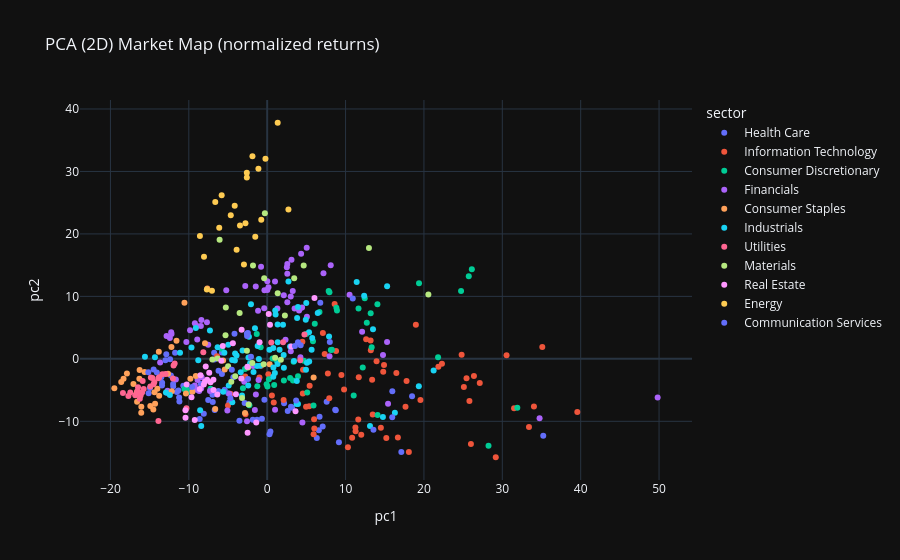
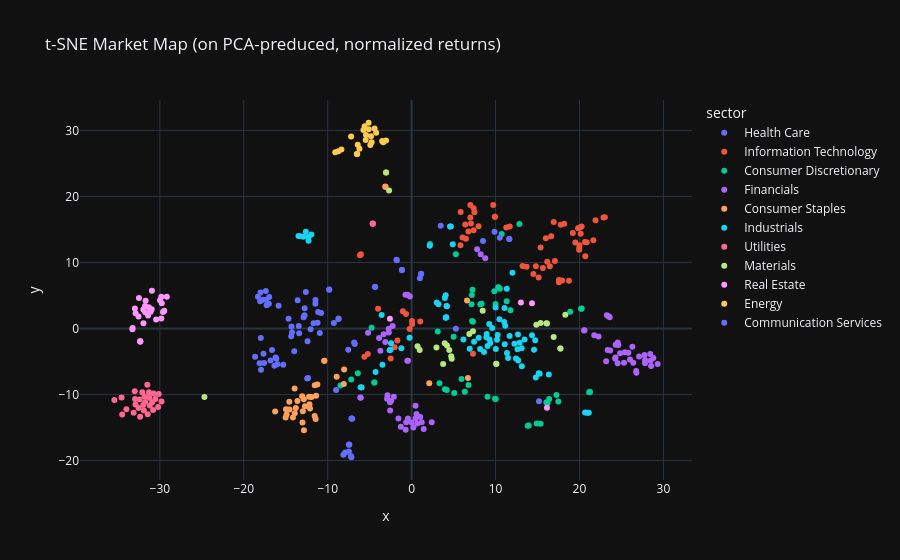

Source (notebook cell) for these figures, in order:
### Markdown cell above
## Part 4: The Market Map: Dimensionality Reduction (PCA & t-SNE)

**The Objective:** 
This is where we enter the "Black Magic" of quantitative research. Currently, your dataset has over 1000 dimensions (one for every every market day) and about 500 rows (one for every stock. If this is not yet the case, transpose your dataset). As humans, we cannot visualize 1000+-dimensional space. To find the "latent" structure of the market, we must use **Dimensionality Reduction**.

We will use two primary tools:
1.  **PCA (Principal Component Analysis)** PCA may tell us what percentage of the market's movement is driven by a single "Market Factor" (The first Principal Component).
2.  **t-SNE (t-Distributed Stochastic Neighbor Embedding) or UMAP:** Non-linear techniques that are incredibly powerful for visualization. They attempt to keep "similar" stocks close together in 2D space, effectively creating a "Topographical Map" of the S&P 500.

### Your Tasks:
1.  **The Scree Plot:** Run PCA on your normalized returns. Plot the "Explained Variance Ratio." How many "components" does it take to explain 50% of the market's movement?
2.  **The 2D Projection:** Use **t-SNE** (or UMAP) to project the ~500 stocks into a 2-dimensional scatter plot. 
3.  **The Sector Overlay:** Color-code the dots in your scatter plot by their **GICS Sector** (Information Technology, Energy, etc.). 
4.  **Identify the Outliers:** Annotate the map (such that the name of a stock is revealed when the mouse hovers over it). Find the stocks that are "Socially Distancing" i.e. those that sit far away from their sector peers or in the middle of a different cluster entirely.

### Critical Thinking Questions:
*   **The Market Factor:** In your PCA analysis, you will likely find that the first component (PC1) explains a massive amount of variance. What do you think PC1 represents in the real world? (Hint: If every stock goes down at the same time, what is that called?)*   **Portfolios:** How would a portfolio based on PC1 be advantageous compared to a portfolio based on PC2 ? How would a portfolio based on PC2 be advantageous compared to a portfolio based on PC1 ? (Hint: think in terms of variance) 
*   **Linear vs. Non-Linear:** Compare your correlation clustermap from Part 3 with your t-SNE map here. Which one makes it easier to spot "anomalous" companies that don't belong with their peers?
*   **The "Misplaced" Stock:** If you see a "Technology" stock sitting deep inside the "Healthcare" cluster in your 2D map, does that necessarily mean your code is wrong, or is the market telling you something about that company's actual revenue stream?

---

### Code cell
########## Write your code in this cell ############
import numpy as np
import pandas as pd
import matplotlib.pyplot as plt

from sklearn.preprocessing import StandardScaler
from sklearn.decomposition import PCA
from sklearn.manifold import TSNE

import plotly.express as px


# -----------------------------
# PART 4 — DIMENSIONALITY REDUCTION: PCA + t-SNE
# -----------------------------

# 0) Preconditions
assert "prices" in globals(), "Run Part 1 first (needs 'prices')."
assert "ticker_to_sector" in globals(), "Run Part 1 first (needs 'ticker_to_sector')."

# 1) Compute returns (features over time)
returns = prices.pct_change().replace([np.inf, -np.inf], np.nan).dropna(how="all")
returns = returns.dropna(axis=0, how="any")

# Drop constant/near-constant columns to avoid degenerate behavior
std = returns.std()
returns = returns.loc[:, std > 1e-12]

print("Returns shape:", returns.shape)

# 2) Build stock-by-day matrix: rows = stocks, columns = days
X = returns.T  # (n_stocks, n_days)

tickers_used = X.index.tolist()
sectors_used = [ticker_to_sector.get(t, "Unknown") for t in tickers_used]

# Ensure numeric matrix (should already be numeric)
X = X.replace([np.inf, -np.inf], np.nan).fillna(0.0)

# 3) Standardize features (days)
scaler = StandardScaler(with_mean=True, with_std=True)
X_scaled = scaler.fit_transform(X)

# -----------------------------
# PCA
# -----------------------------
pca = PCA()
X_pca = pca.fit_transform(X_scaled)

expl = pca.explained_variance_ratio_
cum = np.cumsum(expl)

# How many components explain 50% and 80% of variance?
k50 = int(np.argmax(cum >= 0.50) + 1)
k80 = int(np.argmax(cum >= 0.80) + 1)
print(f"PCA components for 50% variance: {k50}")
print(f"PCA components for 80% variance: {k80}")

# Scree / cumulative explained variance plot
plt.figure(figsize=(10, 4))
plt.plot(cum)
plt.axhline(0.50, linestyle="--")
plt.axhline(0.80, linestyle="--")
plt.axvline(k50, linestyle="--")
plt.axvline(k80, linestyle="--")
plt.title("PCA Cumulative Explained Variance")
plt.xlabel("Number of components")
plt.ylabel("Cumulative explained variance")
plt.tight_layout()
plt.show()

# Optional: 2D PCA scatter (often helpful to compare with t-SNE)
pca2 = PCA(n_components=2, random_state=42)
Z_pca2 = pca2.fit_transform(X_scaled)

pca_df = pd.DataFrame({
    "ticker": tickers_used,
    "sector": sectors_used,
    "pc1": Z_pca2[:, 0],
    "pc2": Z_pca2[:, 1],
})

fig = px.scatter(
    pca_df,
    x="pc1", y="pc2",
    color="sector",
    hover_name="ticker",
    title="PCA (2D) Market Map (normalized returns)"
)
fig.show()


# -----------------------------
# t-SNE (use PCA pre-reduction for stability & speed)
# -----------------------------
# Pre-reduce to at most 50 PCs (or smaller if you have fewer stocks/days)
n_pre = min(50, X_scaled.shape[1], X_scaled.shape[0] - 1)
pca_pre = PCA(n_components=n_pre, random_state=42)
X_pre = pca_pre.fit_transform(X_scaled)

tsne = TSNE(
    n_components=2,
    perplexity=30,
    init="pca",
    learning_rate="auto",
    random_state=42
)
Z_tsne = tsne.fit_transform(X_pre)

tsne_df = pd.DataFrame({
    "ticker": tickers_used,
    "sector": sectors_used,
    "x": Z_tsne[:, 0],
    "y": Z_tsne[:, 1],
})

fig = px.scatter(
    tsne_df,
    x="x", y="y",
    color="sector",
    hover_name="ticker",
    title="t-SNE Market Map (on PCA-preduced, normalized returns)"
)
fig.show()


# -----------------------------
# “Socially distancing” outliers: far from sector centroid in t-SNE space
# -----------------------------
centroids = tsne_df.groupby("sector")[["x", "y"]].mean()
tsne_df = tsne_df.join(centroids, on="sector", rsuffix="_c")

tsne_df["dist_to_sector"] = np.sqrt(
    (tsne_df["x"] - tsne_df["x_c"])**2 + (tsne_df["y"] - tsne_df["y_c"])**2
)

print("Top 15 sector outliers (largest distance to sector centroid):")
display(tsne_df.sort_values("dist_to_sector", ascending=False)[["ticker", "sector", "dist_to_sector"]].head(15))

### Figure 1 — Plotly figure (JSON) as saved in the notebook; plotly's stock layout.template omitted (floating-point values rounded to 4 significant figures)
{"data": [{"hovertemplate": "<b>%{hovertext}</b><br><br>sector=Health Care<br>pc1=%{x}<br>pc2=%{y}<extra></extra>", "hovertext": ["A", "ABBV", "ABT", "ALGN", "AMGN", "BAX", "BDX", "BIIB", "BMY", "BSX", "CAH", "CI", "CNC", "COO", "COR", "CRL", "CVS", "DGX", "DHR", "DVA", "DXCM", "ELV", "EW", "GEHC", "GILD", "HCA", "HOLX", "HSIC", "HUM", "IDXX", "INCY", "IQV", "ISRG", "JNJ", "LH", "LLY", "MCK", "MDT", "MOH", "MRK", "MRNA", "MTD", "PFE", "PODD", "REGN", "RMD", "RVTY", "STE", "SYK", "TECH", "TMO", "UHS", "UNH", "VRTX", "VTRS", "WAT", "WST", "ZBH", "ZTS"], "legendgroup": "Health Care", "marker": {"color": "#636efa", "symbol": "circle"}, "mode": "markers", "name": "Health Care", "orientation": "v", "showlegend": true, "type": "scatter", "x": [2.154, -13.4, -8.612, 18.49, -10.7, -9.25, -11.24, -4.966, -13.42, -5.42, -12.39, -12.87, -12.29, -2.363, -14.08, 7.59, -11.75, -11.2, -1.301, -6.771, 9.153, -13.52, 0.2964, -4.323, -11.52, -6.21, -6.698, -6.758, -12.01, 6.329, -6.23, 3.036, 7.082, -15.13, -6.982, -8.087, -14.49, -8.475, -12.72, -14.96, 17.12, 3.174, -11.33, 6.59, -7.528, -0.6744, 2.62, -4.822, -2.876, 6.682, -1.833, -5.773, -11.99, -6.946, -4.172, -0.3577, 0.4116, -5.777, -3.545], "xaxis": "x", "y": [-7.128, -3.806, -9.64, -6.006, -4.315, -4.617, -6.185, -5.504, -4.26, -4.934, -0.07682, 0.7376, -2.66, -7.259, -2.166, -6.885, 0.9864, -6.845, -9.735, 0.9935, -13.34, -2.929, -12.08, -2.943, -5.306, -1.915, -8.199, -0.1199, -4.019, -12.66, -5.131, -7.653, -10.82, -5.491, -5.745, -8.778, -1.696, -3.993, -5.454, -4.657, -14.9, -7.836, -5.078, -11.41, -6.6, -9.585, -8.343, -6.959, -7.059, -9.289, -9.758, 1.032, -4.427, -6.921, 4.038, -6.545, -11.62, -2.43, -9.915], "yaxis": "y"}, {"hovertemplate": "<b>%{hovertext}</b><br><br>sector=Information Technology<br>pc1=%{x}<br>pc2=%{y}<extra></extra>", "hovertext": ["AAPL", "ACN", "ADBE", "ADI", "ADSK", "AKAM", "AMAT", "AMD", "ANET", "APH", "AVGO", "CDNS", "CDW", "CRM", "CRWD", "CSCO", "CTSH", "DDOG", "DELL", "ENPH", "EPAM", "FFIV", "FICO", "FSLR", "FTNT", "GDDY", "GEN", "GLW", "HPE", "HPQ", "IBM", "INTC", "INTU", "IT", "JBL", "KEYS", "KLAC", "LRCX", "MCHP", "MPWR", "MSFT", "MSI", "MU", "NOW", "NTAP", "NVDA", "NXPI", "ON", "ORCL", "PANW", "PLTR", "PTC", "QCOM", "ROP", "SMCI", "SNPS", "STX", "SWKS", "TDY", "TEL", "TER", "TRMB", "TXN", "TYL", "VRSN", "WDAY", "WDC", "ZBRA"], "legendgroup": "Information Technology", "marker": {"color": "#EF553B", "symbol": "circle"}, "mode": "markers", "name": "Information Technology", "orientation": "v", "showlegend": true, "type": "scatter", "x": [4.957, 0.8372, 10.3, 13.39, 13.46, 0.6016, 25.43, 31.5, 17.65, 7.741, 19.55, 15.2, 4.574, 11.62, 26.0, -2.804, 0.1507, 29.17, 13.19, 25.8, 14.5, 5.417, 5.985, 14.91, 11.28, 5.36, -0.9883, 4.49, 8.606, 7.107, -6.395, 13.96, 12.0, 2.095, 12.63, 9.806, 25.09, 27.12, 22.3, 34.03, 6.013, -4.689, 24.81, 18.08, 8.787, 33.4, 21.84, 30.54, 4.546, 11.25, 39.57, 7.921, 17.78, -5.004, 35.1, 16.68, 13.22, 16.48, -0.7649, 7.335, 26.38, 11.68, 9.47, 5.923, -2.764, 10.84, 18.97, 14.81], "xaxis": "x", "y": [-7.662, -6.978, -14.14, -3.329, -8.925, -5.854, -3.113, -7.908, -7.662, -2.343, -6.58, -12.65, -1.763, -9.719, -13.63, -2.832, -2.468, -15.75, 2.935, -6.744, -11.05, -4.326, -9.688, -0.9701, -11.58, -7.591, -2.98, 2.744, 8.794, 4.147, 0.4108, -0.3947, -12.14, -6.569, 3.137, -4.903, -4.52, -3.878, -0.7775, -7.63, -11.16, -5.603, 0.6748, -14.9, 1.265, -10.91, -1.278, 0.5693, -5.547, -10.99, -8.506, -6.311, -3.536, -7.485, 1.883, -12.58, 1.379, -2.263, -1.117, 0.7675, -2.76, -2.926, -2.576, -12.08, -8.882, -12.63, 5.459, -2.055], "yaxis": "y"}, {"hovertemplate": "<b>%{hovertext}</b><br><br>sector=Consumer Discretionary<br>pc1=%{x}<br>pc2=%{y}<extra></extra>", "hovertext": ["ABNB", "AMZN", "APTV", "AZO", "BBY", "BKNG", "CCL", "CMG", "CZR", "DASH", "DECK", "DHI", "DPZ", "DRI", "EBAY", "EXPE", "F", "GM", "GPC", "GRMN", "HAS", "HD", "HLT", "KMX", "LEN", "LKQ", "LOW", "LULU", "LVS", "MAR", "MCD", "MGM", "MHK", "NCLH", "NKE", "NVR", "ORLY", "PHM", "POOL", "RCL", "RL", "ROST", "SBUX", "TJX", "TPR", "TSCO", "TSLA", "ULTA", "WSM", "WYNN", "YUM"], "legendgroup": "Consumer Discretionary", "marker": {"color": "#00cc96", "symbol": "circle"}, "mode": "markers", "name": "Consumer Discretionary", "orientation": "v", "showlegend": true, "type": "scatter", "x": [21.8, 14.09, 13.21, -10.57, 5.842, 8.259, 25.72, 5.912, 24.74, 28.24, 12.19, 3.293, -2.27, -0.8339, 0.8901, 12.71, 7.944, 7.844, -5.809, 2.131, 0.6932, -1.262, 4.984, 8.124, 3.931, -1.335, -0.07376, 11.04, 8.828, 6.069, -10.25, 14.06, 6.672, 26.11, 2.923, 0.2175, -10.1, 4.661, 5.106, 19.37, 8.903, 1.2, 0.03176, -2.837, 11.65, -3.094, 31.92, 3.374, 13.33, 12.44, -7.221], "xaxis": "x", "y": [0.2382, -9.007, 7.313, -4.823, 2.825, 1.472, 13.21, -7.486, 10.84, -13.91, -1.381, -3.464, -7.42, 1.856, -4.203, 5.768, 10.65, 10.86, 1.634, -3.483, 0.0635, -4.401, 3.976, 1.415, -2.768, 3.978, -4.068, -5.878, 8.181, 5.631, -4.892, 8.74, 7.501, 14.34, -3.072, -3.251, -5.299, -0.2937, -5.374, 12.09, 7.743, -0.2579, -4.42, -1.64, 8.056, -4.699, -7.84, -0.467, 1.845, 9.702, -4.804], "yaxis": "y"}, {"hovertemplate": "<b>%{hovertext}</b><br><br>sector=Financials<br>pc1=%{x}<br>pc2=%{y}<extra></extra>", "hovertext": ["ACGL", "AFL", "AIG", "AIZ", "AJG", "ALL", "AMP", "AON", "APO", "AXP", "BAC", "BEN", "BK", "BLK", "BRK-B", "BRO", "BX", "C", "CB", "CBOE", "CFG", "CINF", "CME", "COF", "COIN", "CPAY", "EG", "ERIE", "FDS", "FIS", "FITB", "GL", "GPN", "GS", "HBAN", "HIG", "ICE", "IVZ", "JKHY", "JPM", "KEY", "KKR", "L", "MA", "MCO", "MET", "MKTX", "MMC", "MS", "MSCI", "MTB", "NDAQ", "NTRS", "PFG", "PGR", "PNC", "PRU", "PYPL", "RF", "RJF", "SCHW", "SPGI", "STT", "SYF", "TFC", "TROW", "TRV", "USB", "V", "WFC", "WRB", "WTW", "XYZ"], "legendgroup": "Financials", "marker": {"color": "#ab63fa", "symbol": "circle"}, "mode": "markers", "name": "Financials", "orientation": "v", "showlegend": true, "type": "scatter", "x": [-10.32, -8.975, -5.22, -8.923, -9.243, -12.21, 4.185, -8.997, 12.11, 4.067, 0.1643, 5.07, -0.3807, 4.24, -7.526, -7.304, 14.78, 3.262, -12.42, -12.72, 4.33, -8.463, -11.65, 7.181, 49.82, 2.338, -9.84, -8.887, -5.083, -1.791, 2.571, -7.688, 3.012, 3.495, 2.507, -9.229, -4.817, 10.51, -8.424, -1.163, 5.043, 15.3, -8.396, -1.102, 1.003, -2.796, -2.572, -8.678, 4.451, 4.494, -0.7838, -1.443, 1.298, -0.35, -13.66, 0.02223, -1.46, 15.42, 3.098, 2.568, 2.118, -1.575, 3.007, 8.106, 2.568, 7.952, -12.25, 0.01759, -2.924, 0.9982, -12.84, -8.368, 34.76], "xaxis": "x", "y": [2.7, 5.246, 10.98, 3.08, -4.285, 3.991, 8.051, -4.945, 4.338, 7.733, 11.47, 6.726, 8.115, 0.2505, 2.252, -5.14, 0.5975, 10.86, 3.34, -5.113, 16.84, 5.258, -3.306, 13.7, -6.189, 3.068, 4.569, -3.382, -8.264, -1.143, 15.18, 5.86, 1.212, 8.077, 14.67, 5.713, -5.617, 10.26, -4.757, 7.683, 17.78, 2.716, 6.232, -3.381, -8.137, 11.67, -9.997, -5.16, 8.236, -10.21, 14.75, -5.691, 8.053, 10.99, -0.5687, 11.02, 11.57, -7.205, 15.88, 9.072, 10.17, -8.193, 9.997, 14.98, 13.62, 0.4313, 4.258, 12.44, -3.664, 12.36, 3.648, -2.956, -9.496], "yaxis": "y"}, {"hovertemplate": "<b>%{hovertext}</b><br><br>sector=Consumer Staples<br>pc1=%{x}<br>pc2=%{y}<extra></extra>", "hovertext": ["ADM", "BF-B", "BG", "CAG", "CHD", "CL", "CLX", "COST", "CPB", "DG", "DLTR", "EL", "GIS", "HRL", "HSY", "K", "KDP", "KHC", "KMB", "KO", "KR", "LW", "MDLZ", "MKC", "MNST", "MO", "PEP", "PG", "PM", "SJM", "STZ", "SYY", "TAP", "TGT", "TSN", "WMT"], "legendgroup": "Consumer Staples", "marker": {"color": "#FFA15A", "symbol": "circle"}, "mode": "markers", "name": "Consumer Staples", "orientation": "v", "showlegend": true, "type": "scatter", "x": [-10.56, -9.802, -7.644, -17.9, -16.07, -16.6, -14.53, -2.832, -18.62, -10.37, -5.625, 5.923, -19.5, -17.06, -16.63, -16.31, -12.18, -16.28, -16.06, -14.02, -15.65, -5.416, -13.78, -14.38, -6.631, -13.83, -14.3, -14.91, -12.65, -18.33, -9.109, -7.932, -11.57, 0.313, -12.22, -9.549], "xaxis": "x", "y": [8.996, -3.184, 11.27, -2.361, -8.621, -6.858, -8.126, -8.686, -3.696, -5.537, -0.2773, -2.98, -4.71, -4.042, -5.351, -3.166, -5.191, -1.803, -7.673, -4.799, -2.087, -1.7, -5.905, -5.367, -8.014, 1.139, -7.181, -7.556, -2.367, -3.179, -2.76, 2.488, 2.878, -0.871, 1.904, -5.248], "yaxis": "y"}, {"hovertemplate": "<b>%{hovertext}</b><br><br>sector=Industrials<br>pc1=%{x}<br>pc2=%{y}<extra></extra>", "hovertext": ["ADP", "ALLE", "AME", "AOS", "AXON", "BA", "BLDR", "BR", "CARR", "CAT", "CHRW", "CMI", "CPRT", "CSX", "CTAS", "DAL", "DAY", "DE", "DOV", "EFX", "EMR", "ETN", "EXPD", "FAST", "FDX", "FTV", "GD", "GE", "GNRC", "GWW", "HII", "HON", "HUBB", "HWM", "IEX", "IR", "ITW", "J", "JBHT", "JCI", "LDOS", "LHX", "LII", "LMT", "LUV", "MAS", "MMM", "NDSN", "NOC", "NSC", "ODFL", "OTIS", "PAYC", "PAYX", "PCAR", "PH", "PNR", "PWR", "ROK", "ROL", "RSG", "RTX", "SNA", "SWK", "TDG", "TT", "TXT", "UAL", "UBER", "UNP", "UPS", "URI", "VRSK", "WAB", "WM", "XYL"], "legendgroup": "Industrials", "marker": {"color": "#19d3f3", "symbol": "circle"}, "mode": "markers", "name": "Industrials", "orientation": "v", "showlegend": true, "type": "scatter", "x": [-5.61, -0.8979, -1.289, -1.059, 14.76, 6.451, 13.5, -4.45, 5.359, 2.715, -5.467, 1.026, 3.929, -4.095, -3.215, 12.37, 16.29, -2.07, 0.7771, 3.748, 1.328, 5.667, -1.746, -2.419, 1.336, 1.321, -9.659, 3.817, 21.24, -4.124, -9.107, -4.473, 2.921, 3.926, -2.181, 5.335, -3.911, -1.217, 0.2938, 2.101, -8.794, -11.12, 3.781, -14.32, 4.984, 2.13, -3.142, 0.793, -15.6, -4.965, 4.949, -3.378, 13.12, -4.907, -1.561, 4.922, 3.42, 7.893, 5.073, -8.554, -12.42, -7.304, -2.33, 5.743, 1.576, 0.7763, 1.078, 15.3, 19.35, -6.325, -2.388, 11.42, -8.418, 2.018, -12.92, 0.9766], "xaxis": "x", "y": [-5.276, -1.107, -1.161, -0.03909, -9.314, 7.332, 4.739, -6.954, -0.4098, 12.4, 0.9894, 7.733, -7.236, 0.8669, -5.862, 10.09, -8.632, 8.736, 1.744, -7.228, 5.49, 1.451, -2.096, -4.272, 2.67, -0.8435, 1.821, 6.557, -1.861, -0.2794, 4.937, -0.1774, 1.991, 8.29, -0.7099, 4.247, 0.5397, 2.075, 1.444, 0.6193, -0.24, 0.9884, -3.563, 0.2508, 8.926, -1.422, 1.334, -1.369, 0.3361, 2.247, -1.725, -2.131, -10.75, -4.256, 4.902, 6.264, -0.3506, 3.579, -0.6392, -8.242, -5.785, 4.527, 3.521, 3.318, 1.44, -2.851, 7.095, 11.63, -4.378, 1.858, 0.2076, 12.32, -10.74, 5.461, -5.401, -2.277], "yaxis": "y"}, {"hovertemplate": "<b>%{hovertext}</b><br><br>sector=Utilities<br>pc1=%{x}<br>pc2=%{y}<extra></extra>", "hovertext": ["AEE", "AEP", "AES", "ATO", "AWK", "CEG", "CMS", "CNP", "D", "DTE", "DUK", "ED", "EIX", "ES", "ETR", "EVRG", "EXC", "FE", "LNT", "NEE", "NI", "NRG", "PCG", "PEG", "PNW", "PPL", "SO", "SRE", "VST", "WEC", "XEL"], "legendgroup": "Utilities", "marker": {"color": "#FF6692", "symbol": "circle"}, "mode": "markers", "name": "Utilities", "orientation": "v", "showlegend": true, "type": "scatter", "x": [-15.76, -16.25, 0.52, -14.65, -13.88, 4.215, -16.84, -13.38, -16.48, -14.84, -17.47, -18.41, -11.95, -16.15, -13.88, -14.91, -14.5, -14.39, -15.97, -10.31, -13.78, 2.022, -8.15, -12.03, -15.89, -12.97, -16.57, -11.81, 4.752, -17.71, -16.25], "xaxis": "x", "y": [-4.843, -5.37, 2.605, -3.049, -9.932, -0.2083, -5.831, -2.481, -4.565, -2.987, -5.375, -5.484, -1.072, -5.865, -3.113, -4.434, -4.083, -3.701, -5.371, -7.926, -2.956, 2.668, 1.051, -3.159, -3.54, -2.411, -5.203, -0.7601, 3.903, -5.965, -6.393], "yaxis": "y"}, {"hovertemplate": "<b>%{hovertext}</b><br><br>sector=Materials<br>pc1=%{x}<br>pc2=%{y}<extra></extra>", "hovertext": ["ALB", "AMCR", "APD", "AVY", "BALL", "CF", "CTVA", "DD", "DOW", "ECL", "EMN", "FCX", "IFF", "IP", "LIN", "LYB", "MLM", "MOS", "NEM", "NUE", "PKG", "PPG", "SHW", "STLD", "SW", "VMC"], "legendgroup": "Materials", "marker": {"color": "#B6E880", "symbol": "circle"}, "mode": "markers", "name": "Materials", "orientation": "v", "showlegend": true, "type": "scatter", "x": [20.57, -6.334, -4.989, -2.586, -4.581, -6.072, -5.277, 2.256, -0.3863, -3.207, 1.34, 12.98, -2.434, -3.517, -4.08, -1.811, 1.746, -0.2981, -6.995, 3.446, -5.318, -0.4458, -2.368, 4.656, -1.897, 1.015], "xaxis": "x", "y": [10.31, 0.06075, -1.168, 1.286, -3.681, 19.08, 8.204, 6.922, 12.91, -6.271, 10.52, 17.75, -1.37, 7.352, -2.794, 14.94, -0.1598, 23.31, -0.1012, 12.91, 3.762, -0.8818, -7.305, 14.95, -0.683, 0.1915], "yaxis": "y"}, {"hovertemplate": "<b>%{hovertext}</b><br><br>sector=Real Estate<br>pc1=%{x}<br>pc2=%{y}<extra></extra>", "hovertext": ["AMT", "ARE", "AVB", "BXP", "CBRE", "CCI", "CPT", "CSGP", "DLR", "DOC", "EQIX", "EQR", "ESS", "EXR", "FRT", "HST", "INVH", "IRM", "KIM", "MAA", "O", "PLD", "PSA", "REG", "SBAC", "SPG", "UDR", "VICI", "VTR", "WELL", "WY"], "legendgroup": "Real Estate", "marker": {"color": "#FF97FF", "symbol": "circle"}, "mode": "markers", "name": "Real Estate", "orientation": "v", "showlegend": true, "type": "scatter", "x": [-10.42, -3.303, -7.947, 0.1963, 3.072, -10.43, -8.085, 3.616, -1.397, -7.396, -2.497, -7.669, -6.862, -6.361, -4.38, 6.031, -6.85, -2.531, -3.26, -8.596, -10.27, -3.991, -9.658, -5.666, -9.241, 0.3599, -7.226, -5.852, -7.844, -8.51, -0.9707], "xaxis": "x", "y": [-9.421, -3.137, -3.685, 7.161, 1.989, -8.244, -4.102, -8.386, -10.17, -2.237, -11.83, -3.34, -3.353, -5.714, 2.508, 9.754, -4.988, -1.267, 4.679, -4.843, -4.115, -5.674, -6.163, 2.059, -9.792, 5.466, -3.754, -0.3163, -1.22, -2.608, 2.646], "yaxis": "y"}, {"hovertemplate": "<b>%{hovertext}</b><br><br>sector=Energy<br>pc1=%{x}<br>pc2=%{y}<extra></extra>", "hovertext": ["APA", "BKR", "COP", "CTRA", "CVX", "DVN", "EOG", "EQT", "EXE", "FANG", "HAL", "KMI", "MPC", "OKE", "OXY", "PSX", "SLB", "TPL", "TRGP", "VLO", "WMB", "XOM"], "legendgroup": "Energy", "marker": {"color": "#FECB52", "symbol": "circle"}, "mode": "markers", "name": "Energy", "orientation": "v", "showlegend": true, "type": "scatter", "x": [1.339, -2.774, -6.623, -6.12, -8.062, -0.2209, -5.81, -0.7562, -3.901, -1.12, -1.881, -7.7, -3.472, -2.968, -2.601, -4.647, -2.597, 2.712, -1.52, -4.145, -7.047, -8.585], "xaxis": "x", "y": [37.8, 21.72, 25.12, 20.99, 16.36, 32.03, 26.21, 22.26, 17.48, 30.44, 32.42, 11.09, 21.33, 15.11, 29.78, 23.0, 29.02, 23.92, 19.55, 24.5, 10.89, 19.65], "yaxis": "y"}, {"hovertemplate": "<b>%{hovertext}</b><br><br>sector=Communication Services<br>pc1=%{x}<br>pc2=%{y}<extra></extra>", "hovertext": ["CHTR", "CMCSA", "DIS", "EA", "FOX", "FOXA", "GOOG", "GOOGL", "LYV", "META", "MTCH", "NFLX", "NWS", "NWSA", "OMC", "PSKY", "T", "TKO", "TMUS", "TTD", "TTWO", "VZ", "WBD"], "legendgroup": "Communication Services", "marker": {"color": "#636efa", "symbol": "circle"}, "mode": "markers", "name": "Communication Services", "orientation": "v", "showlegend": true, "type": "scatter", "x": [-2.446, -4.51, 3.539, -4.7, -2.461, -2.583, 8.681, 8.75, 7.988, 15.95, 15.97, 13.56, 4.272, 3.923, -2.567, 6.776, -12.98, -2.065, -9.589, 35.22, 3.689, -15.17, 10.92], "xaxis": "x", "y": [-3.225, -1.752, 2.07, -6.303, 4.149, 4.075, -8.168, -8.218, 2.679, -9.357, -5.179, -11.35, 2.168, 2.652, 3.644, 8.992, -0.2133, 0.3375, -4.515, -12.3, -6.654, -2.151, 9.661], "yaxis": "y"}], "layout": {"legend": {"title": {"text": "sector"}, "tracegroupgap": 0}, "title": {"text": "PCA (2D) Market Map (normalized returns)"}, "xaxis": {"anchor": "y", "domain": [0, 1], "title": {"text": "pc1"}}, "yaxis": {"anchor": "x", "domain": [0, 1], "title": {"text": "pc2"}}}}

### Figure 2 — Plotly figure (JSON) as saved in the notebook; plotly's stock layout.template omitted (floating-point values rounded to 4 significant figures)
{"data": [{"hovertemplate": "<b>%{hovertext}</b><br><br>sector=Health Care<br>x=%{x}<br>y=%{y}<extra></extra>", "hovertext": ["A", "ABBV", "ABT", "ALGN", "AMGN", "BAX", "BDX", "BIIB", "BMY", "BSX", "CAH", "CI", "CNC", "COO", "COR", "CRL", "CVS", "DGX", "DHR", "DVA", "DXCM", "ELV", "EW", "GEHC", "GILD", "HCA", "HOLX", "HSIC", "HUM", "IDXX", "INCY", "IQV", "ISRG", "JNJ", "LH", "LLY", "MCK", "MDT", "MOH", "MRK", "MRNA", "MTD", "PFE", "PODD", "REGN", "RMD", "RVTY", "STE", "SYK", "TECH", "TMO", "UHS", "UNH", "VRTX", "VTRS", "WAT", "WST", "ZBH", "ZTS"], "legendgroup": "Health Care", "marker": {"color": "#636efa", "symbol": "circle"}, "mode": "markers", "name": "Health Care", "orientation": "v", "showlegend": true, "type": "scatter", "x": [-17.33, -16.0, -13.45, -12.61, -16.82, -12.04, -13.41, -18.66, -16.12, -10.79, -7.101, -7.425, -7.247, -12.77, -7.18, -17.38, -7.481, -14.36, -17.01, -9.27, -9.82, -7.478, -11.48, -12.4, -16.22, -8.703, -14.32, -10.94, -8.13, -13.58, -17.66, -16.97, -11.45, -15.31, -14.26, -17.95, -7.119, -11.69, -7.182, -16.35, -17.97, -17.71, -16.64, -9.827, -18.12, -12.75, -18.31, -12.88, -11.14, -18.01, -17.28, -8.715, -7.925, -17.59, -13.99, -18.05, -15.85, -11.21, -14.67], "xaxis": "x", "y": [4.362, -5.394, 0.3918, 5.55, -4.826, -0.1181, -0.727, -4.281, -4.578, 2.354, -13.62, -17.56, -19.3, 1.995, -13.61, 5.679, -17.6, -1.158, 3.767, 0.8404, 5.893, -18.64, 3.751, -1.92, -4.393, 1.53, 0.3164, -0.676, -19.13, 4.292, -3.82, 4.788, 4.305, -5.482, -0.5516, -6.257, -13.66, 0.7973, -19.5, -5.624, -1.444, 4.342, -3.25, 5.889, -5.252, 3.07, 4.81, 1.707, 2.497, 5.457, 3.537, 1.446, -18.77, -5.205, -3.442, 4.113, 3.444, 0.8745, 1.461], "yaxis": "y"}, {"hovertemplate": "<b>%{hovertext}</b><br><br>sector=Information Technology<br>x=%{x}<br>y=%{y}<extra></extra>", "hovertext": ["AAPL", "ACN", "ADBE", "ADI", "ADSK", "AKAM", "AMAT", "AMD", "ANET", "APH", "AVGO", "CDNS", "CDW", "CRM", "CRWD", "CSCO", "CTSH", "DDOG", "DELL", "ENPH", "EPAM", "FFIV", "FICO", "FSLR", "FTNT", "GDDY", "GEN", "GLW", "HPE", "HPQ", "IBM", "INTC", "INTU", "IT", "JBL", "KEYS", "KLAC", "LRCX", "MCHP", "MPWR", "MSFT", "MSI", "MU", "NOW", "NTAP", "NVDA", "NXPI", "ON", "ORCL", "PANW", "PLTR", "PTC", "QCOM", "ROP", "SMCI", "SNPS", "STX", "SWKS", "TDY", "TEL", "TER", "TRMB", "TXN", "TYL", "VRSN", "WDAY", "WDC", "ZBRA"], "legendgroup": "Information Technology", "marker": {"color": "#EF553B", "symbol": "circle"}, "mode": "markers", "name": "Information Technology", "orientation": "v", "showlegend": true, "type": "scatter", "x": [11.68, 0.0605, 7.976, 19.97, 6.766, -0.6707, 20.06, 18.18, 16.0, 16.16, 16.62, 9.916, 15.14, 7.07, 6.993, -5.228, 0.04252, 5.84, 18.75, -6.05, 1.026, 14.51, -4.001, -6.158, 7.479, 5.817, -1.045, 16.47, 17.94, 17.55, -5.634, 20.69, 7.385, -0.2373, 17.07, 14.8, 19.83, 20.25, 20.86, 19.21, 11.28, -2.5, 21.91, 6.995, 17.56, 17.77, 20.65, 21.66, 15.36, 7.384, 9.721, 6.472, 19.51, -2.025, 16.93, 9.921, 23.02, 20.0, 7.311, 15.64, 20.14, 13.7, 19.96, 6.065, -1.703, 6.389, 22.86, 13.22], "xaxis": "x", "y": [15.44, 0.7008, 15.5, 12.2, 14.68, 2.201, 15.3, 15.86, 13.68, 10.11, 13.99, 16.92, 7.714, 15.92, 18.72, -3.871, 1.146, 17.64, 7.243, 11.25, 1.08, 8.262, 2.992, 11.11, 17.61, 12.62, 2.631, 9.417, 7.257, 7.018, -4.269, 10.95, 14.87, -0.06764, 10.21, 9.418, 15.17, 15.46, 13.05, 14.47, 15.31, -4.531, 16.41, 16.81, 7.351, 15.73, 13.09, 13.36, 12.29, 18.21, 18.72, 13.6, 13.02, -2.828, 16.13, 16.95, 16.87, 12.6, -3.81, 9.151, 14.35, 9.342, 11.92, 13.79, -1.814, 15.77, 16.81, 9.45], "yaxis": "y"}, {"hovertemplate": "<b>%{hovertext}</b><br><br>sector=Consumer Discretionary<br>x=%{x}<br>y=%{y}<extra></extra>", "hovertext": ["ABNB", "AMZN", "APTV", "AZO", "BBY", "BKNG", "CCL", "CMG", "CZR", "DASH", "DECK", "DHI", "DPZ", "DRI", "EBAY", "EXPE", "F", "GM", "GPC", "GRMN", "HAS", "HD", "HLT", "KMX", "LEN", "LKQ", "LOW", "LULU", "LVS", "MAR", "MCD", "MGM", "MHK", "NCLH", "NKE", "NVR", "ORLY", "PHM", "POOL", "RCL", "RL", "ROST", "SBUX", "TJX", "TPR", "TSCO", "TSLA", "ULTA", "WSM", "WYNN", "YUM"], "legendgroup": "Consumer Discretionary", "marker": {"color": "#00cc96", "symbol": "circle"}, "mode": "markers", "name": "Consumer Discretionary", "orientation": "v", "showlegend": true, "type": "scatter", "x": [17.26, 10.73, 18.89, -4.426, 7.175, 16.39, 21.23, 5.268, 15.37, 2.19, 9.049, 10.32, -6.411, 3.313, -4.777, 17.49, 20.27, 20.19, 7.198, 3.111, 5.004, 8.175, 16.05, 11.78, 10.36, 7.305, 8.333, 6.337, 13.83, 16.19, -8.475, 14.9, 11.32, 21.24, 6.776, 9.856, -4.462, 10.52, 10.0, 21.16, 9.931, 4.191, 5.944, 3.961, 10.03, 7.14, 12.84, 5.073, 7.25, 13.95, -7.205], "xaxis": "x", "y": [-10.08, 14.3, 2.548, -8.192, 5.092, -10.68, -9.608, 11.27, -14.41, 12.79, -10.33, 6.263, -6.763, -8.298, 0.1142, -11.06, 3.047, 3.003, 1.146, -0.455, -1.234, 3.673, -11.17, 2.782, 6.204, 1.014, 3.753, -9.595, -14.73, -11.3, -8.627, -14.38, 4.114, -9.605, -8.538, 5.647, -8.179, 6.027, 3.704, -9.646, -10.64, -9.328, -7.659, -9.206, -10.68, 3.66, 15.82, -9.749, 5.879, -14.7, -7.72], "yaxis": "y"}, {"hovertemplate": "<b>%{hovertext}</b><br><br>sector=Financials<br>x=%{x}<br>y=%{y}<extra></extra>", "hovertext": ["ACGL", "AFL", "AIG", "AIZ", "AJG", "ALL", "AMP", "AON", "APO", "AXP", "BAC", "BEN", "BK", "BLK", "BRK-B", "BRO", "BX", "C", "CB", "CBOE", "CFG", "CINF", "CME", "COF", "COIN", "CPAY", "EG", "ERIE", "FDS", "FIS", "FITB", "GL", "GPN", "GS", "HBAN", "HIG", "ICE", "IVZ", "JKHY", "JPM", "KEY", "KKR", "L", "MA", "MCO", "MET", "MKTX", "MMC", "MS", "MSCI", "MTB", "NDAQ", "NTRS", "PFG", "PGR", "PNC", "PRU", "PYPL", "RF", "RJF", "SCHW", "SPGI", "STT", "SYF", "TFC", "TROW", "TRV", "USB", "V", "WFC", "WRB", "WTW", "XYZ"], "legendgroup": "Financials", "marker": {"color": "#ab63fa", "symbol": "circle"}, "mode": "markers", "name": "Financials", "orientation": "v", "showlegend": true, "type": "scatter", "x": [-1.282, 0.5805, 2.388, 0.4658, -2.577, 0.2074, 23.36, -2.928, 23.6, 23.18, 26.02, 21.76, 24.85, 20.55, 0.4668, -2.449, 23.26, 25.31, -0.438, -6.116, 28.53, 1.197, -6.064, 26.75, 8.769, -0.2127, -0.712, -2.565, -3.129, -0.7384, 28.46, 1.438, -0.4804, 24.27, 27.81, 0.6714, -3.873, 22.27, -3.729, 24.55, 29.31, 23.47, 1.024, -0.4427, -2.734, 24.56, -5.192, -2.882, 24.29, -2.267, 28.43, -3.338, 25.83, 24.31, -1.577, 27.1, 24.63, 7.802, 28.8, 23.66, 26.3, -2.719, 25.41, 26.78, 27.81, 20.6, -0.007732, 27.75, -0.5137, 26.41, -0.6516, -2.126, 8.228], "xaxis": "x", "y": [-14.9, -12.95, -14.18, -13.62, -11.15, -15.0, -3.264, -10.64, 1.692, -4.941, -4.703, -1.009, -3.742, -0.3189, -11.71, -10.94, 2.01, -5.198, -13.62, -10.45, -5.674, -14.18, -10.49, -6.448, 10.64, 4.86, -15.34, -12.43, -2.043, 5.117, -4.889, -15.21, 5.115, -4.569, -4.761, -14.37, -1.445, -1.224, -3.37, -5.272, -5.367, 1.865, -13.39, -4.896, -0.05224, -2.135, -0.6307, -10.12, -4.405, 0.3685, -3.861, -0.8605, -3.67, -2.476, -13.62, -4.256, -2.486, 12.01, -4.466, -3.331, -2.771, -0.601, -3.579, -6.707, -5.257, -0.2592, -14.23, -4.012, -4.894, -5.176, -14.21, -10.33, 11.25], "yaxis": "y"}, {"hovertemplate": "<b>%{hovertext}</b><br><br>sector=Consumer Staples<br>x=%{x}<br>y=%{y}<extra></extra>", "hovertext": ["ADM", "BF-B", "BG", "CAG", "CHD", "CL", "CLX", "COST", "CPB", "DG", "DLTR", "EL", "GIS", "HRL", "HSY", "K", "KDP", "KHC", "KMB", "KO", "KR", "LW", "MDLZ", "MKC", "MNST", "MO", "PEP", "PG", "PM", "SJM", "STZ", "SYY", "TAP", "TGT", "TSN", "WMT"], "legendgroup": "Consumer Staples", "marker": {"color": "#FFA15A", "symbol": "circle"}, "mode": "markers", "name": "Consumer Staples", "orientation": "v", "showlegend": true, "type": "scatter", "x": [-3.105, -11.44, -3.142, -14.9, -13.05, -12.22, -13.61, -8.045, -15.02, -10.41, -10.4, 6.707, -14.55, -13.93, -13.8, -14.58, -12.11, -14.15, -12.85, -11.38, -13.95, -12.83, -12.71, -12.96, -8.087, -11.54, -12.17, -11.93, -11.23, -14.97, -11.56, 2.099, -13.0, 6.595, -16.27, -8.933], "xaxis": "x", "y": [21.43, -13.69, 21.52, -13.04, -10.26, -10.34, -10.98, -6.195, -13.48, -4.899, -4.874, -7.507, -12.26, -12.83, -12.04, -11.11, -12.13, -13.48, -10.7, -10.18, -9.102, -15.42, -11.78, -12.55, -8.401, -8.607, -11.46, -10.39, -8.463, -12.24, -13.23, -8.279, -14.24, 4.24, -12.57, -7.307], "yaxis": "y"}, {"hovertemplate": "<b>%{hovertext}</b><br><br>sector=Industrials<br>x=%{x}<br>y=%{y}<extra></extra>", "hovertext": ["ADP", "ALLE", "AME", "AOS", "AXON", "BA", "BLDR", "BR", "CARR", "CAT", "CHRW", "CMI", "CPRT", "CSX", "CTAS", "DAL", "DAY", "DE", "DOV", "EFX", "EMR", "ETN", "EXPD", "FAST", "FDX", "FTV", "GD", "GE", "GNRC", "GWW", "HII", "HON", "HUBB", "HWM", "IEX", "IR", "ITW", "J", "JBHT", "JCI", "LDOS", "LHX", "LII", "LMT", "LUV", "MAS", "MMM", "NDSN", "NOC", "NSC", "ODFL", "OTIS", "PAYC", "PAYX", "PCAR", "PH", "PNR", "PWR", "ROK", "ROL", "RSG", "RTX", "SNA", "SWK", "TDG", "TT", "TXT", "UAL", "UBER", "UNP", "UPS", "URI", "VRSK", "WAB", "WM", "XYL"], "legendgroup": "Industrials", "marker": {"color": "#19d3f3", "symbol": "circle"}, "mode": "markers", "name": "Industrials", "orientation": "v", "showlegend": true, "type": "scatter", "x": [-2.533, 9.6, 9.048, 9.245, 4.903, 16.34, 11.34, -2.455, 11.15, 14.72, 4.156, 13.45, -0.248, 4.13, -1.223, 20.91, 4.566, 14.34, 10.17, -3.576, 12.25, 12.7, 4.203, 8.164, 2.99, 9.282, -12.27, 15.14, 12.01, 8.623, -12.61, 6.916, 12.43, 15.26, 8.905, 12.61, 7.993, 10.03, 3.955, 11.36, -12.28, -12.89, 11.03, -13.28, 20.67, 10.01, 6.162, 8.941, -13.48, 4.091, 4.053, 7.436, 4.672, -2.623, 11.67, 13.11, 10.46, 13.13, 11.09, -4.302, -5.964, -11.95, 10.25, 11.07, 14.79, 11.49, 12.67, 21.11, 2.158, 4.059, 3.194, 14.58, -3.478, 12.87, -6.08, 9.371], "xaxis": "x", "y": [-3.226, 0.09006, -2.662, 0.6667, 12.78, -6.97, 6.012, -2.217, 0.4186, -1.771, 3.413, -1.657, -1.401, 1.698, -2.995, -12.75, 15.44, -1.027, -1.695, 2.059, -2.3, -4.844, 3.383, -3.097, 3.952, -1.655, 13.89, -6.779, 8.457, -3.549, 14.66, -3.057, -4.555, -6.86, -1.32, -3.14, -1.383, -3.097, 4.627, -3.712, 13.3, 13.91, 0.9804, 13.96, -12.74, 3.166, -1.673, -0.8198, 14.02, 1.682, 5.042, -2.004, 15.44, -3.296, -1.141, -2.997, 1.387, -5.716, -2.394, -6.578, -8.919, 14.25, -0.9791, 3.107, -7.409, -4.466, -0.889, -12.76, 12.55, 1.644, 3.679, -3.22, -5.501, -2.143, -8.892, -2.191], "yaxis": "y"}, {"hovertemplate": "<b>%{hovertext}</b><br><br>sector=Utilities<br>x=%{x}<br>y=%{y}<extra></extra>", "hovertext": ["AEE", "AEP", "AES", "ATO", "AWK", "CEG", "CMS", "CNP", "D", "DTE", "DUK", "ED", "EIX", "ES", "ETR", "EVRG", "EXC", "FE", "LNT", "NEE", "NI", "NRG", "PCG", "PEG", "PNW", "PPL", "SO", "SRE", "VST", "WEC", "XEL"], "legendgroup": "Utilities", "marker": {"color": "#FF6692", "symbol": "circle"}, "mode": "markers", "name": "Utilities", "orientation": "v", "showlegend": true, "type": "scatter", "x": [-31.21, -31.83, -35.43, -30.81, -31.5, -4.628, -31.27, -32.54, -29.81, -31.98, -30.76, -30.14, -33.99, -32.99, -31.45, -31.76, -32.96, -32.42, -30.92, -34.57, -31.9, -4.633, -34.5, -32.35, -30.21, -32.91, -31.3, -33.13, -4.637, -30.53, -32.1], "xaxis": "x", "y": [-11.65, -10.29, -10.81, -12.35, -8.507, 15.88, -10.49, -12.04, -11.06, -11.57, -9.852, -9.902, -12.21, -9.517, -12.99, -11.14, -10.67, -10.76, -11.17, -10.46, -12.42, 15.87, -13.02, -13.37, -11.88, -11.52, -9.664, -12.75, 15.89, -10.66, -9.668], "yaxis": "y"}, {"hovertemplate": "<b>%{hovertext}</b><br><br>sector=Materials<br>x=%{x}<br>y=%{y}<extra></extra>", "hovertext": ["ALB", "AMCR", "APD", "AVY", "BALL", "CF", "CTVA", "DD", "DOW", "ECL", "EMN", "FCX", "IFF", "IP", "LIN", "LYB", "MLM", "MOS", "NEM", "NUE", "PKG", "PPG", "SHW", "STLD", "SW", "VMC"], "legendgroup": "Materials", "marker": {"color": "#B6E880", "symbol": "circle"}, "mode": "markers", "name": "Materials", "orientation": "v", "showlegend": true, "type": "scatter", "x": [18.31, 4.482, 2.954, 6.874, 4.212, -3.056, -2.688, 14.86, 16.05, 0.6989, 15.37, 16.92, 3.943, 4.776, 0.9576, 16.13, 10.08, -3.039, -24.69, 17.73, 4.712, 7.307, 8.462, 17.73, 3.752, 10.09], "xaxis": "x", "y": [2.093, -3.239, -2.868, -0.8275, -2.57, 23.61, 20.91, 0.5758, 0.803, -2.697, 0.8418, -1.281, -2.243, -4.566, -3.267, 0.7759, -5.356, 23.62, -10.37, -3.023, -4.184, -0.4104, 2.676, -3.025, -5.378, -5.354], "yaxis": "y"}, {"hovertemplate": "<b>%{hovertext}</b><br><br>sector=Real Estate<br>x=%{x}<br>y=%{y}<extra></extra>", "hovertext": ["AMT", "ARE", "AVB", "BXP", "CBRE", "CCI", "CPT", "CSGP", "DLR", "DOC", "EQIX", "EQR", "ESS", "EXR", "FRT", "HST", "INVH", "IRM", "KIM", "MAA", "O", "PLD", "PSA", "REG", "SBAC", "SPG", "UDR", "VICI", "VTR", "WELL", "WY"], "legendgroup": "Real Estate", "marker": {"color": "#FF97FF", "symbol": "circle"}, "mode": "markers", "name": "Real Estate", "orientation": "v", "showlegend": true, "type": "scatter", "x": [-32.34, -32.5, -31.1, -30.95, 14.34, -32.33, -31.97, -2.589, -33.26, -31.7, -33.28, -30.98, -31.77, -32.89, -29.99, 16.12, -31.41, -31.96, -29.83, -31.75, -30.45, -32.98, -32.55, -29.78, -32.35, -29.18, -31.31, -29.83, -29.48, -29.63, 13.02], "xaxis": "x", "y": [-1.94, 4.608, 2.552, 5.705, 3.845, -1.945, 2.895, 1.494, 0.0647, 4.212, -0.1236, 2.908, 3.419, 2.323, 4.264, -12.0, 1.961, 0.8136, 4.797, 2.47, 1.359, 3.043, 1.81, 3.835, -2.009, 4.8, 3.209, 1.512, 2.687, 2.512, 3.958], "yaxis": "y"}, {"hovertemplate": "<b>%{hovertext}</b><br><br>sector=Energy<br>x=%{x}<br>y=%{y}<extra></extra>", "hovertext": ["APA", "BKR", "COP", "CTRA", "CVX", "DVN", "EOG", "EQT", "EXE", "FANG", "HAL", "KMI", "MPC", "OKE", "OXY", "PSX", "SLB", "TPL", "TRGP", "VLO", "WMB", "XOM"], "legendgroup": "Energy", "marker": {"color": "#FECB52", "symbol": "circle"}, "mode": "markers", "name": "Energy", "orientation": "v", "showlegend": true, "type": "scatter", "x": [-5.127, -5.474, -4.84, -8.372, -4.927, -5.602, -5.44, -9.103, -8.732, -5.748, -4.418, -6.484, -3.387, -6.225, -5.112, -3.514, -4.229, -7.215, -6.42, -3.051, -6.536, -4.765], "xaxis": "x", "y": [31.16, 28.53, 29.12, 27.1, 27.8, 30.62, 29.32, 26.69, 26.86, 30.07, 30.28, 26.42, 28.21, 27.21, 30.16, 28.4, 29.67, 29.08, 27.82, 28.47, 26.42, 28.2], "yaxis": "y"}, {"hovertemplate": "<b>%{hovertext}</b><br><br>sector=Communication Services<br>x=%{x}<br>y=%{y}<extra></extra>", "hovertext": ["CHTR", "CMCSA", "DIS", "EA", "FOX", "FOXA", "GOOG", "GOOGL", "LYV", "META", "MTCH", "NFLX", "NWS", "NWSA", "OMC", "PSKY", "T", "TKO", "TMUS", "TTD", "TTWO", "VZ", "WBD"], "legendgroup": "Communication Services", "marker": {"color": "#636efa", "symbol": "circle"}, "mode": "markers", "name": "Communication Services", "orientation": "v", "showlegend": true, "type": "scatter", "x": [-4.375, -4.349, 0.9843, -6.776, -1.145, -1.162, 11.64, 11.64, 15.17, 10.51, 3.463, 9.872, 1.135, 1.129, 5.27, -1.807, -12.34, -7.556, -9.003, 8.503, -6.848, -12.45, -1.77], "xaxis": "x", "y": [6.312, 6.296, 7.614, -2.333, 8.849, 8.866, 13.56, 13.55, -11.01, 13.75, 15.56, 14.64, 8.291, 8.256, -0.02051, 10.4, -7.505, -3.204, -9.31, 13.27, -2.13, -7.571, 10.34], "yaxis": "y"}], "layout": {"legend": {"title": {"text": "sector"}, "tracegroupgap": 0}, "title": {"text": "t-SNE Market Map (on PCA-preduced, normalized returns)"}, "xaxis": {"anchor": "y", "domain": [0, 1], "title": {"text": "x"}}, "yaxis": {"anchor": "x", "domain": [0, 1], "title": {"text": "y"}}}}
